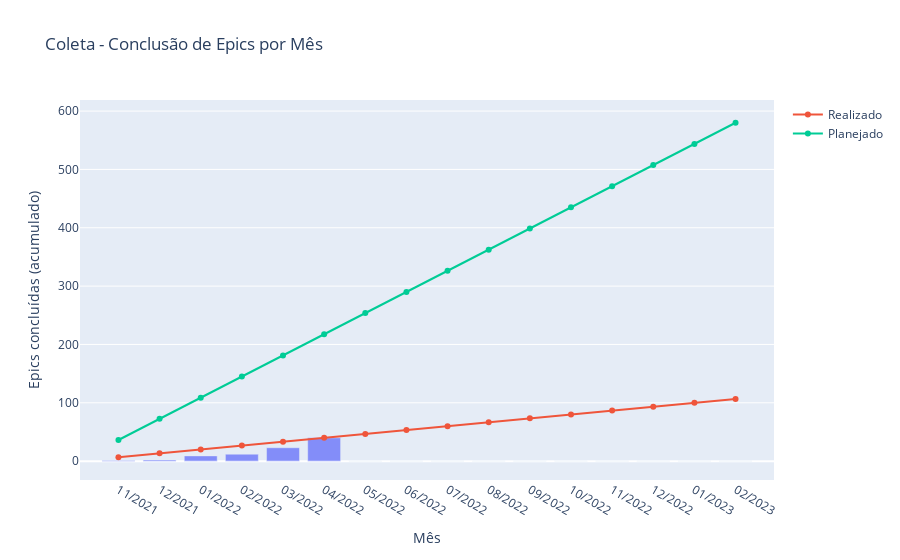

Notebook cell for this chart:
### Markdown cell above
## Dashboard com previsão de velocidade

### Code cell
import plotly
import plotly.graph_objects as go 
import plotly.figure_factory as ff
import plotly.express as px

def plot_speed_epics(df, title):     
    
    # Medindo velocidade
    current_speed = df["closed"].mean()          
    df["closed_cumsum"] = df["closed"].cumsum()
    
    df = df.merge( pd.DataFrame(["11/2021", "12/2021"] + [f'{x:02d}/2022' for x in range(1,13)] + 
                                ["01/2023", "02/2023"], columns=["month"]), how="right").fillna(0)          
        
    ### baseado no Siplanweb: 29 coletores, 15 templates + 5 municipios
    total_epics = 29 * (15 + 5)    
    total_months = df.shape[0]
    ideal_speed = total_epics / total_months
    
    # Plot
    fig =  px.bar(df, x="month", y="closed_cumsum", title=title, opacity=0.75, height=500,
                 labels={"closed_cumsum":"Epics concluídas (acumulado)", "month":"Mês"})
    
    fig.update_layout(yaxis = dict(tickmode = 'linear', tick0 = 0, dtick = 100))
    fig.add_trace(go.Scatter(x=df.month, y=[i * current_speed for i in range(1, total_months+1)], 
                              name="Realizado", text=df))
    fig.add_trace(go.Scatter(x=df.month, y=[i * ideal_speed for i in range(1, total_months+1)], 
                              name="Planejado"))    
    
    return fig


count_epics_month_df = pd.read_csv("data/count_epics_month.csv")

plot_speed_epics(count_epics_month_df, title='Coleta - Conclusão de Epics por Mês')

### Figure 1 — Plotly figure (JSON) as saved in the notebook; plotly's stock layout.template omitted (floating-point values rounded to 4 significant figures)
{"data": [{"alignmentgroup": "True", "hovertemplate": "Mês=%{x}<br>Epics concluídas (acumulado)=%{y}<extra></extra>", "legendgroup": "", "marker": {"color": "#636efa", "opacity": 0.75, "pattern": {"shape": ""}}, "name": "", "offsetgroup": "", "orientation": "v", "showlegend": false, "textposition": "auto", "type": "bar", "x": ["11/2021", "12/2021", "01/2022", "02/2022", "03/2022", "04/2022", "05/2022", "06/2022", "07/2022", "08/2022", "09/2022", "10/2022", "11/2022", "12/2022", "01/2023", "02/2023"], "xaxis": "x", "y": [1, 2, 9, 12, 23, 40, 0, 0, 0, 0, 0, 0, 0, 0, 0, 0], "yaxis": "y"}, {"name": "Realizado", "text": [["11/2021", 6, 1, 1], ["12/2021", 5, 1, 2], ["01/2022", 5, 7, 9], ["02/2022", 18, 3, 12], ["03/2022", 1, 11, 23], ["04/2022", 3, 17, 40], ["05/2022", 0, 0, 0], ["06/2022", 0, 0, 0], ["07/2022", 0, 0, 0], ["08/2022", 0, 0, 0], ["09/2022", 0, 0, 0], ["10/2022", 0, 0, 0], ["11/2022", 0, 0, 0], ["12/2022", 0, 0, 0], ["01/2023", 0, 0, 0], ["02/2023", 0, 0, 0]], "type": "scatter", "x": ["11/2021", "12/2021", "01/2022", "02/2022", "03/2022", "04/2022", "05/2022", "06/2022", "07/2022", "08/2022", "09/2022", "10/2022", "11/2022", "12/2022", "01/2023", "02/2023"], "y": [6.667, 13.33, 20, 26.67, 33.33, 40, 46.67, 53.33, 60, 66.67, 73.33, 80, 86.67, 93.33, 100, 106.7]}, {"name": "Planejado", "type": "scatter", "x": ["11/2021", "12/2021", "01/2022", "02/2022", "03/2022", "04/2022", "05/2022", "06/2022", "07/2022", "08/2022", "09/2022", "10/2022", "11/2022", "12/2022", "01/2023", "02/2023"], "y": [36.25, 72.5, 108.8, 145, 181.2, 217.5, 253.8, 290, 326.2, 362.5, 398.8, 435, 471.2, 507.5, 543.8, 580]}], "layout": {"autosize": true, "barmode": "relative", "legend": {"tracegroupgap": 0}, "title": {"text": "Coleta - Conclusão de Epics por Mês"}, "xaxis": {"anchor": "y", "autorange": true, "domain": [0, 1], "range": [-0.9034, 15.9], "title": {"text": "Mês"}, "type": "category"}, "yaxis": {"anchor": "x", "autorange": true, "domain": [0, 1], "dtick": 100, "range": [-33.7, 620.4], "tick0": 0, "tickmode": "linear", "title": {"text": "Epics concluídas (acumulado)"}, "type": "linear"}}}
